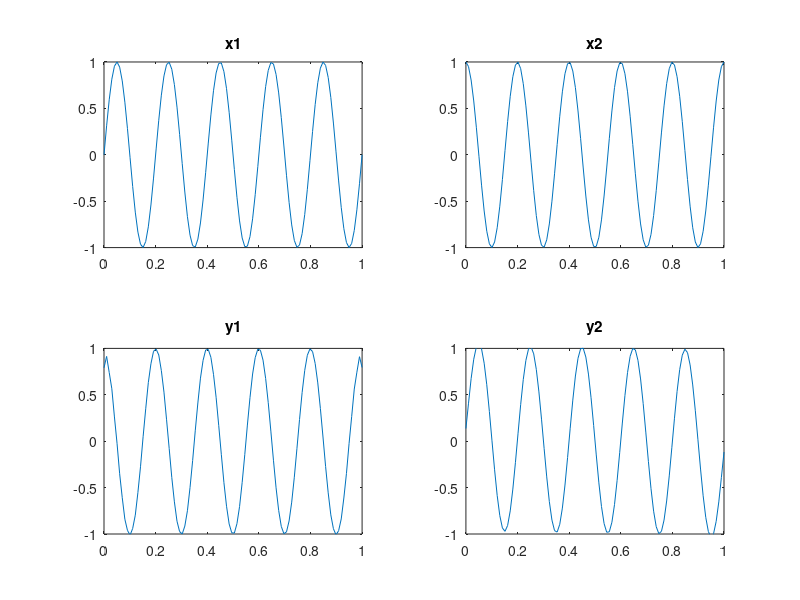

The MATLAB script that drew this image:
%To generate a sine wave and plot its spectrum
clc
clear all
close all
t=linspace(0,1,100);
f1=5;
x1=sin(2*pi*f1*t);
x2=cos(2*pi*f1*t);
X1=fft(x1);
X2=fft(x2);
M1=abs(X1);
A1=angle(X1);
M2=abs(X2);
A2=angle(X2);
N1=M1.*exp(i*A2);
N2=M2.*exp(i*A1);
y1=ifft(N1);
y2=ifft(N2);

subplot(2,2,1),plot(t,x1),axis([0 1 -1 1]),title('x1')
subplot(2,2,2),plot(t,x2),axis([0 1 -1 1]),title('x2')
subplot(2,2,3),plot(t,y1),axis([0 1 -1 1]),title('y1')
subplot(2,2,4),plot(t,y2),axis([0 1 -1 1]),title('y2')
